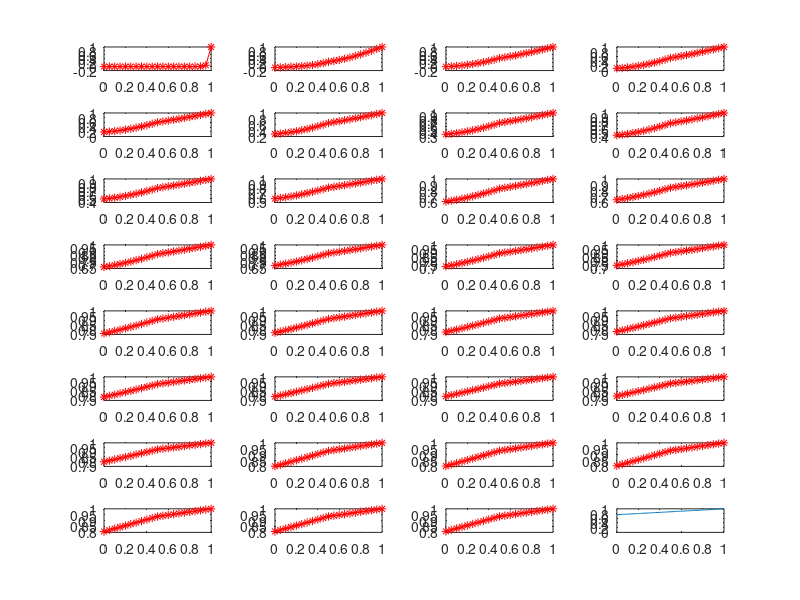

Recreate this plot in MATLAB.
clear;
close all;
nel=20;
h=[ones(1,nel/2)*50/50 ones(1,nel/2)*50/50]/nel;
f=zeros(1,nel+1);
f(nel+1)=1;%??

diff=[ones(1,nel/2)*1 ones(1,nel/2)*2];
q0=-0.25;
T1=1;


rou=1;
c=1;


dt=0.00001*nel;
tn=dt*200*40;
dn=zeros(1,nel);
ddn=zeros(1,nel);
deltaddn1=zeros(1,nel);
ntime=2;
alpha=0.5;
%
LM=zeros(2,nel);
for ii=1:2
    for jj=1:nel
        LM(ii,jj)=jj+ii-1;
    end
end
LM(2,nel)=0;
fee=zeros(2,nel);
kee=zeros(2,2,nel);
mee=zeros(2,2,nel);
K=zeros(nel);
M=zeros(nel);
fe=zeros(1,nel);
for kk=1:nel
fee(:,kk)=[f(kk)+2*f(kk+1) 2*f(kk)+f(kk+1)]'*h(kk)/6;
mee(:,:,kk)=eye(2)*rou*c*h(kk)/2;
kee(:,:,kk)=(eye(2)*2.-1)/h(kk)*diff(kk);
if kk==1
    fee(:,kk)=fee(:,kk)+[q0 0]';
end
if kk==nel
    fee(:,kk)=fee(:,kk)-[kee(1,2,kk) kee(2,2,kk)]'*T1;
end
end
for kk=1:nel-1
    K(kk:kk+1,kk:kk+1)=K(kk:kk+1,kk:kk+1)+kee(:,:,kk);
    M(kk:kk+1,kk:kk+1)=M(kk:kk+1,kk:kk+1)+mee(:,:,kk);
    fe(kk:kk+1)=fe(kk:kk+1)+fee(:,kk)';
end
K(nel,nel)=K(nel,nel)+kee(1,1,nel);
M(nel,nel)=M(nel,nel)+mee(1,1,nel);
fe(nel)=fe(nel)+fee(1,nel);
%M(1,1)=0.01;
%fe(nel)=100.001
%M=M*100;
kkk=1;
xx=zeros(1,nel+1);
xx(1)=0;1-xx
for iii=1:nel
    xx(iii+1)=h(iii)+xx(iii);
end
for t=0:dt:tn
dn1=dn+dt*(1-alpha)*ddn;
ddn1=zeros(1,nel);
for ii=1:ntime
   R=fe-ddn1*M-dn1*K;
   deltaddn1=R*inv(M);
   dn1=dn1+dt*alpha*deltaddn1;
   ddn1=ddn1+deltaddn1;
end
dn=dn1;
ddn=ddn1;

figure(1);





    if mod(t/dt,200)==0&&kkk<=31
        
        subplot(8,4,kkk);
        kkk=kkk+1;
        plot(xx,[dn 1],'r-*');
        %hold on;
        %plot(xx,erfc((1-xx)/(2*(t)^0.5)),'b-');
        xlim([0 xx(nel+1)]);
        %ylim([0 1]);
    end
end
subplot(8,4,32);
x=linspace(0,1,100);
plot(x,T1+(1-x)*q0);
ylim([0 1]);
%plot(x,T1+(1-x)*q0+(1-x.^2)*0.5);
%title('f=0')
%legend('FEM(nel=10)','exact solution');